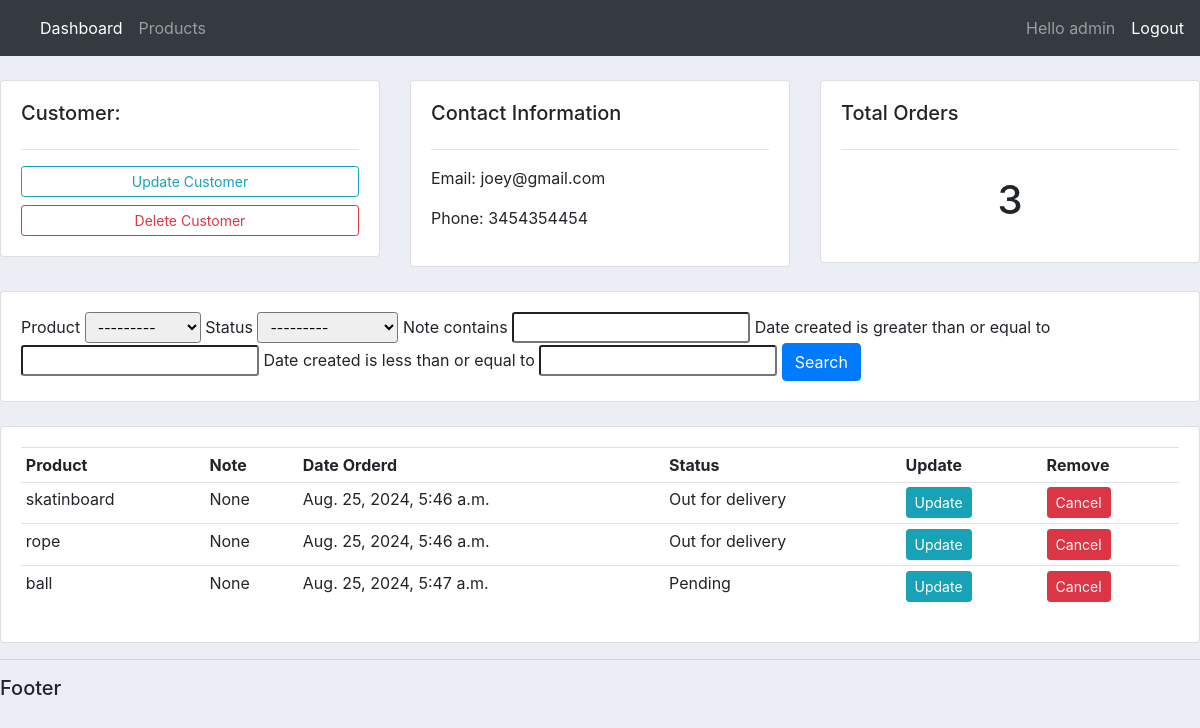
Screenshot of /customers/1/ (signed in) with the database file from the repository.
### accounts/models.py (models this page shows, shortened)
class Customer(models.Model):
    user = models.OneToOneField(User, null=True,blank=True, on_delete=models.CASCADE)
    name = models.CharField(max_length=200, null=True)
    phone = models.CharField(max_length=200, null=True)
    email = models.CharField(max_length=200, null=True)
    profile_pic = models.ImageField(default = "wllcave.png",null=True, blank=True)
    date_created = models.DateTimeField(auto_now_add=True, null=True)

class Order(models.Model):
    STATUS = (
        ('Pending', 'Pending'),
        ('Out for delivery', 'Out for delivery'),
        ('Delivered', 'Delivered'),
    )
    Customer = models.ForeignKey(Customer, null=True, on_delete=models.SET_NULL)
    product = models.ForeignKey(Product, null=True, on_delete=models.SET_NULL)
    date_created = models.DateTimeField(auto_now_add=True, null=True)
    status = models.CharField(max_length=200, null=True, choices=STATUS)
    note = models.CharField(max_length=1000, null=True)

class Product(models.Model):
    CATEGORY = (
        ('Indoor', 'Indoor'),
        ('Outdoor', 'Outdoor'),
    )
    name = models.CharField(max_length=200, null=True)
    price = models.FloatField(null=True)
    category = models.CharField(max_length=200, null=True, choices=CATEGORY)
    description = models.TextField(max_length=200, null=True, blank=True)
    date_created = models.DateTimeField(auto_now_add=True, null=True)
    def __str__(self):
        return self.name

### accounts/decorators.py (the view)
        def wrapper_func(request, *args, **kwargs):
            group = None
            if request.user.groups.exists():
                group = request.user.groups.all()[0].name
            if group in allowed_roles:
                return view_func(request, *args, **kwargs)
            else:
                return HttpResponse("You are not authorized to view this page")

### accounts/views.py (called while the page is built)
@login_required(login_url='login')
@allowed_users(allowed_roles=['admin'])
def customers(request,pk):
    customer = Customer.objects.get(id=pk)
    orders = customer.order_set.all()
    order_count = orders.count()
    my_filter = OrderFilter(request.GET, queryset=orders)
    orders = my_filter.qs
    context = {'customer':customer, 'orders':orders, 'order_count':order_count, 'my_filter':my_filter}
    return render(request, 'accounts/customer.html', context)

### accounts/templates/accounts/customer.html
{% extends 'accounts/main.html' %}
{% block content %}
{% load widget_tweaks %}
<br>
<div class="row">
	<div class="col-md">
		<div class="card card-body">
			<h5>Customer:</h5>
			<hr>
			<a class="btn btn-outline-info  btn-sm btn-block" href="">Update Customer</a>
			<a class="btn btn-outline-danger  btn-sm btn-block" href="">Delete Customer</a>
		</div>
	</div>
	<div class="col-md">
		<div class="card card-body">
			<h5>Contact Information</h5>
			<hr>
			<p>Email: {{customer.email}} </p>
			<p>Phone:  {{customer.phone}}</p>
		</div>
	</div>
	<div class="col-md">
		<div class="card card-body">
			<h5>Total Orders</h5>
			<hr>
			<h1 style="text-align: center;padding: 10px">{{order_count}}</h1>
		</div>
	</div>
</div>
<br>
<div class="row">
	<div class="col">
		<div class="card card-body">
			<form method="get">
		    {% for field in my_filter.form %}
		    	{{field.label}}
		    	{{field|add_class:'form-control-sm'}}
		    {% endfor %}
		    <button class="btn btn-primary" type="submit">Search</button>
		  </form>
		</div>
	</div>
</div>
<br>
<div class="row">
	<div class="col-md">
		<div class="card card-body">
			<table class="table table-sm">
				<tr>
					<th>Product</th>
					<th>Note</th>
					<th>Date Orderd</th>
					<th>Status</th>
					<th>Update</th>
					<th>Remove</th>
				</tr>
				{% for order in orders %}
					<tr>
						<td>{{order.product}} </td>
						<td>{{order.note}} </td>
						<td>{{order.date_created}} </td>
						<td>{{order.status}} </td>
						<td><a class="btn btn-sm btn-info" href="{% url 'update_order' order.id %} ">Update</a></td>
						<td><a class="btn btn-sm btn-danger" href="{% url 'delete_order' order.id %}">Cancel</a></td>
					</tr>
				{% endfor %}
			</table>
		</div>
	</div>
</div>
{% endblock %}

### accounts/templates/accounts/navbar.html (shortened to what this page needs)
{% load static %}
<nav class="navbar navbar-expand-lg navbar-dark bg-dark">
  <div class="collapse navbar-collapse" id="navbarSupportedContent">
    <ul class="navbar-nav mr-auto">
      {% if request.user.is_staff %}
      <li class="nav-item active">
        <a class="nav-link" href="{% url 'dashboard' %}">Dashboard</a>
      </li>
      <li class="nav-item">
        <a class="nav-link" href="{% url 'products' %}">Products</a>
      </li>
      {% endif %}
    </ul>
    <span class="navbar-text ml-auto">
      Hello {{ request.user }}
    </span>
    <span class="navbar-text ml-3">
      <a href="{% url 'logout' %}">Logout</a>
    </span>
  </div>
</nav>

### static/css/main.css (style rules this page uses)
body { background-color: #ebeff5; }

### rows the page displays
Customer: email "joey@gmail.com", phone "3454354454"
Order: product "skatinboard", note "None", date_created "Aug. 25, 2024, 5:46 a.m.", status "Out for delivery"
Order: product "rope", note "None", date_created "Aug. 25, 2024, 5:46 a.m.", status "Out for delivery"
Order: product "ball", note "None", date_created "Aug. 25, 2024, 5:47 a.m.", status "Pending"

### other values shown
{{ request.user }} "admin"
{{ order_count }} "3"
{{ field.label }} "Product" "Status" "Note contains" "Date created is greater than or equal to" "Date created is less than or equal to"
